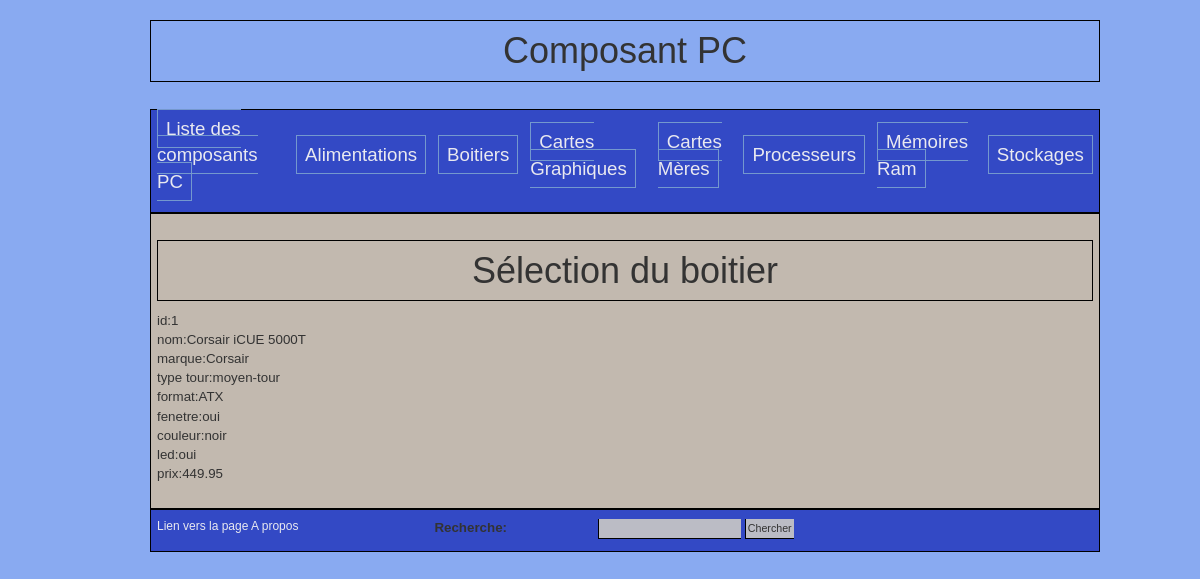
/include/boitier/Boitier.php?action=select&id=1, run on the app's committed database.
### tables this page shows
CREATE TABLE BOITIER ( id INT NOT NULL PRIMARY KEY AUTO_INCREMENT,
nom VARCHAR(100) NOT NULL, marque VARCHAR(100) NOT NULL, type_tour VARCHAR(20) NOT NULL, format VARCHAR(20) NOT NULL, fenetre VARCHAR(10) NOT NULL, 
couleur VARCHAR(20) NOT NULL, led VARCHAR(10) NOT NULL, prix FLOAT(10,2) NOT NULL);

### include/boitier/Boitier.php (the view, shortened to what this page needs)
<?php
$root = $_SERVER["DOCUMENT_ROOT"];
$action = key_exists('action', $_GET)? trim($_GET['action']): null;
switch ($action){
    case 'select':
        $id=$_GET["id"];
        $corps="<h1>Sélection du boitier</h1>" ;
        $connection =connecter();
        $requete="SELECT * FROM BOITIER where id=$id";
        $query  = $connection->query($requete);
        $query->setFetchMode(PDO::FETCH_OBJ);
        while( $enregistrement = $query->fetch() ){
            $corps .= "id:".$enregistrement->id."<br>nom:".$enregistrement->nom."<br>marque:".$enregistrement->marque."<br>";
            $corps.= "type tour:".$enregistrement->type_tour."<br>format:".$enregistrement->format."<br>fenetre:".$enregistrement->fenetre."<br>";
            $corps.= "couleur:".$enregistrement->couleur."<br>led:".$enregistrement->led."<br>prix:".$enregistrement->prix."<br>";
        }
        break;
}
include($root."/squelettes/squelette.php");
?>

### style/form.css (style rules this page uses)
body { margin-left: 150px; margin-right: 100px; font-family: arial, helvetica; font-size: 9pt; background-color: #89aaf1; }
h1 { text-align: center; border: 1px solid black; padding: 10px; }

### data on the page
boitier: id "1", nom "Corsair iCUE 5000T", marque "Corsair", type_tour "moyen-tour", format "ATX", fenetre "oui", couleur "noir", led "oui", prix "449.95"
